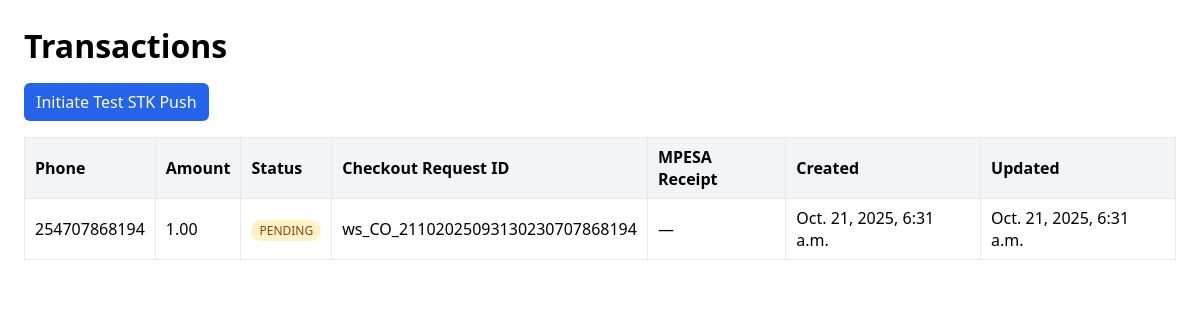
The app's page /payments/transactions/, older data.
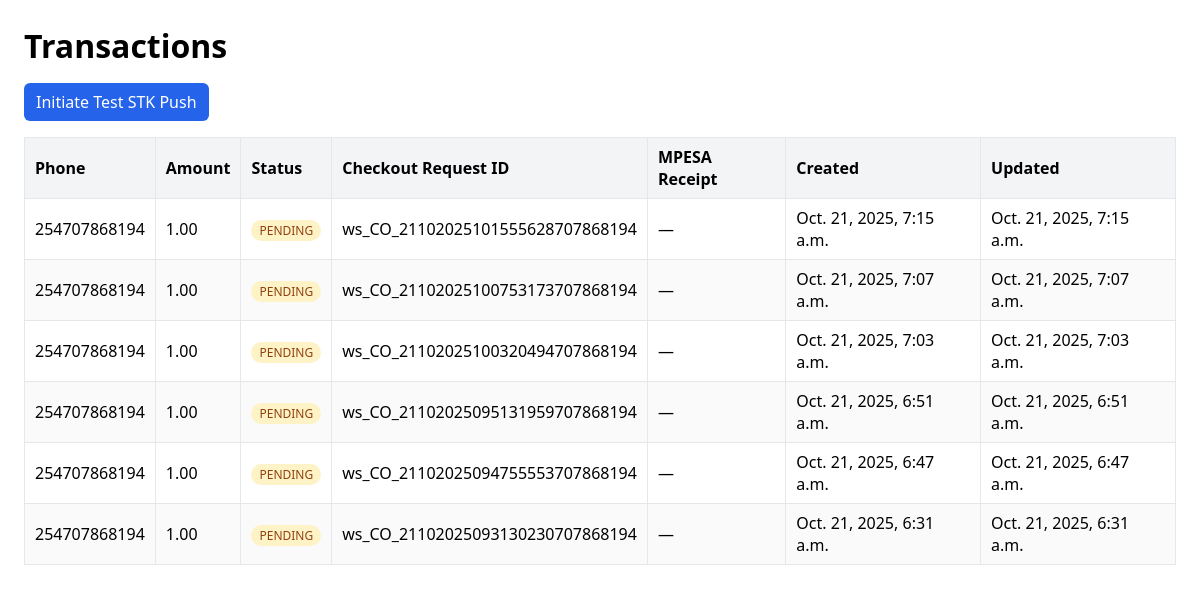
The same page, newer data.
### payments/models.py (models this page shows, shortened)
class Transaction(models.Model):
    STATUS_CHOICES = [
        ('PENDING', 'Pending'),
        ('SUCCESS', 'Success'),
        ('FAILED', 'Failed'),
    ]
    phone_number = models.CharField(max_length=13)  # e.g. 2547XXXXXXXX
    amount = models.DecimalField(max_digits=10, decimal_places=2)
    checkout_request_id = models.CharField(max_length=100, blank=True, null=True)  # from Daraja
    mpesa_receipt_number = models.CharField(max_length=100, blank=True, null=True)  # after success
    status = models.CharField(max_length=10, choices=STATUS_CHOICES, default='PENDING')
    created_at = models.DateTimeField(auto_now_add=True)
    updated_at = models.DateTimeField(auto_now=True)

### payments/views.py (the view)
# urls.py: path('transactions/', views.transactions_list, name='transactions_list'),
def transactions_list(request):
    transactions = Transaction.objects.order_by('-created_at')
    return render(request, 'payments/transactions_list.html', {"transactions": transactions})

### templates/payments/transactions_list.html (shortened to what this page needs)
<!DOCTYPE html>
<html lang="en">
<head>
</head>
<body>
  <h1>Transactions</h1>
  <div class="actions">
    <a href="/payments/stk_push/" class="button">Initiate Test STK Push</a>
  </div>
  {% if transactions %}
    <table>
      <thead>
        <tr>
          <th>Phone</th>
          <th>Amount</th>
          <th>Status</th>
          <th>Checkout Request ID</th>
          <th>MPESA Receipt</th>
          <th>Created</th>
          <th>Updated</th>
        </tr>
      </thead>
      <tbody>
        {% for t in transactions %}
        <tr>
          <td>{{ t.phone_number }}</td>
          <td>{{ t.amount }}</td>
          <td>
            {% if t.status == 'SUCCESS' %}
              <span class="pill pill-success">{{ t.status }}</span>
            {% elif t.status == 'FAILED' %}
              <span class="pill pill-failed">{{ t.status }}</span>
            {% else %}
              <span class="pill pill-pending">{{ t.status }}</span>
            {% endif %}
          </td>
          <td>{{ t.checkout_request_id|default:'—' }}</td>
          <td>{{ t.mpesa_receipt_number|default:'—' }}</td>
          <td>{{ t.created_at }}</td>
          <td>{{ t.updated_at }}</td>
        </tr>
        {% endfor %}
      </tbody>
    </table>
  {% else %}
    <p class="muted">No transactions found yet.</p>
  {% endif %}
</body>
</html>

### templates/payments/transactions_list.html (style rules this page uses)
body { font-family: system-ui, -apple-system, Segoe UI, Roboto, Helvetica, Arial, sans-serif; margin: 24px; }
h1 { margin-bottom: 16px; }
table { width: 100%; border-collapse: collapse; }
th, td { border: 1px solid #e5e7eb; padding: 8px 10px; text-align: left; }
th { background: #f3f4f6; }
tr:nth-child(even) { background: #fafafa; }
.pill { padding: 2px 8px; border-radius: 999px; display: inline-block; font-size: 12px; }
.pill-pending { background: #fef3c7; color: #92400e; }
.actions { margin: 16px 0; }
a.button { display: inline-block; background: #2563eb; color: white; padding: 8px 12px; border-radius: 6px; text-decoration: none; }

Row changes from the older to the newer data that the page shows:
added Transaction: phone_number "254707868194", amount "1.00", status "PENDING", checkout_request_id "ws_CO_21102025101555628707868194", mpesa_receipt_number "—", created_at "Oct. 21, 2025, 7:15 a.m.", updated_at "Oct. 21, 2025, 7:15 a.m."
added Transaction: phone_number "254707868194", amount "1.00", status "PENDING", checkout_request_id "ws_CO_21102025100753173707868194", mpesa_receipt_number "—", created_at "Oct. 21, 2025, 7:07 a.m.", updated_at "Oct. 21, 2025, 7:07 a.m."
added Transaction: phone_number "254707868194", amount "1.00", status "PENDING", checkout_request_id "ws_CO_21102025100320494707868194", mpesa_receipt_number "—", created_at "Oct. 21, 2025, 7:03 a.m.", updated_at "Oct. 21, 2025, 7:03 a.m."
added Transaction: phone_number "254707868194", amount "1.00", status "PENDING", checkout_request_id "ws_CO_21102025095131959707868194", mpesa_receipt_number "—", created_at "Oct. 21, 2025, 6:51 a.m.", updated_at "Oct. 21, 2025, 6:51 a.m."
added Transaction: phone_number "254707868194", amount "1.00", status "PENDING", checkout_request_id "ws_CO_21102025094755553707868194", mpesa_receipt_number "—", created_at "Oct. 21, 2025, 6:47 a.m.", updated_at "Oct. 21, 2025, 6:47 a.m."
